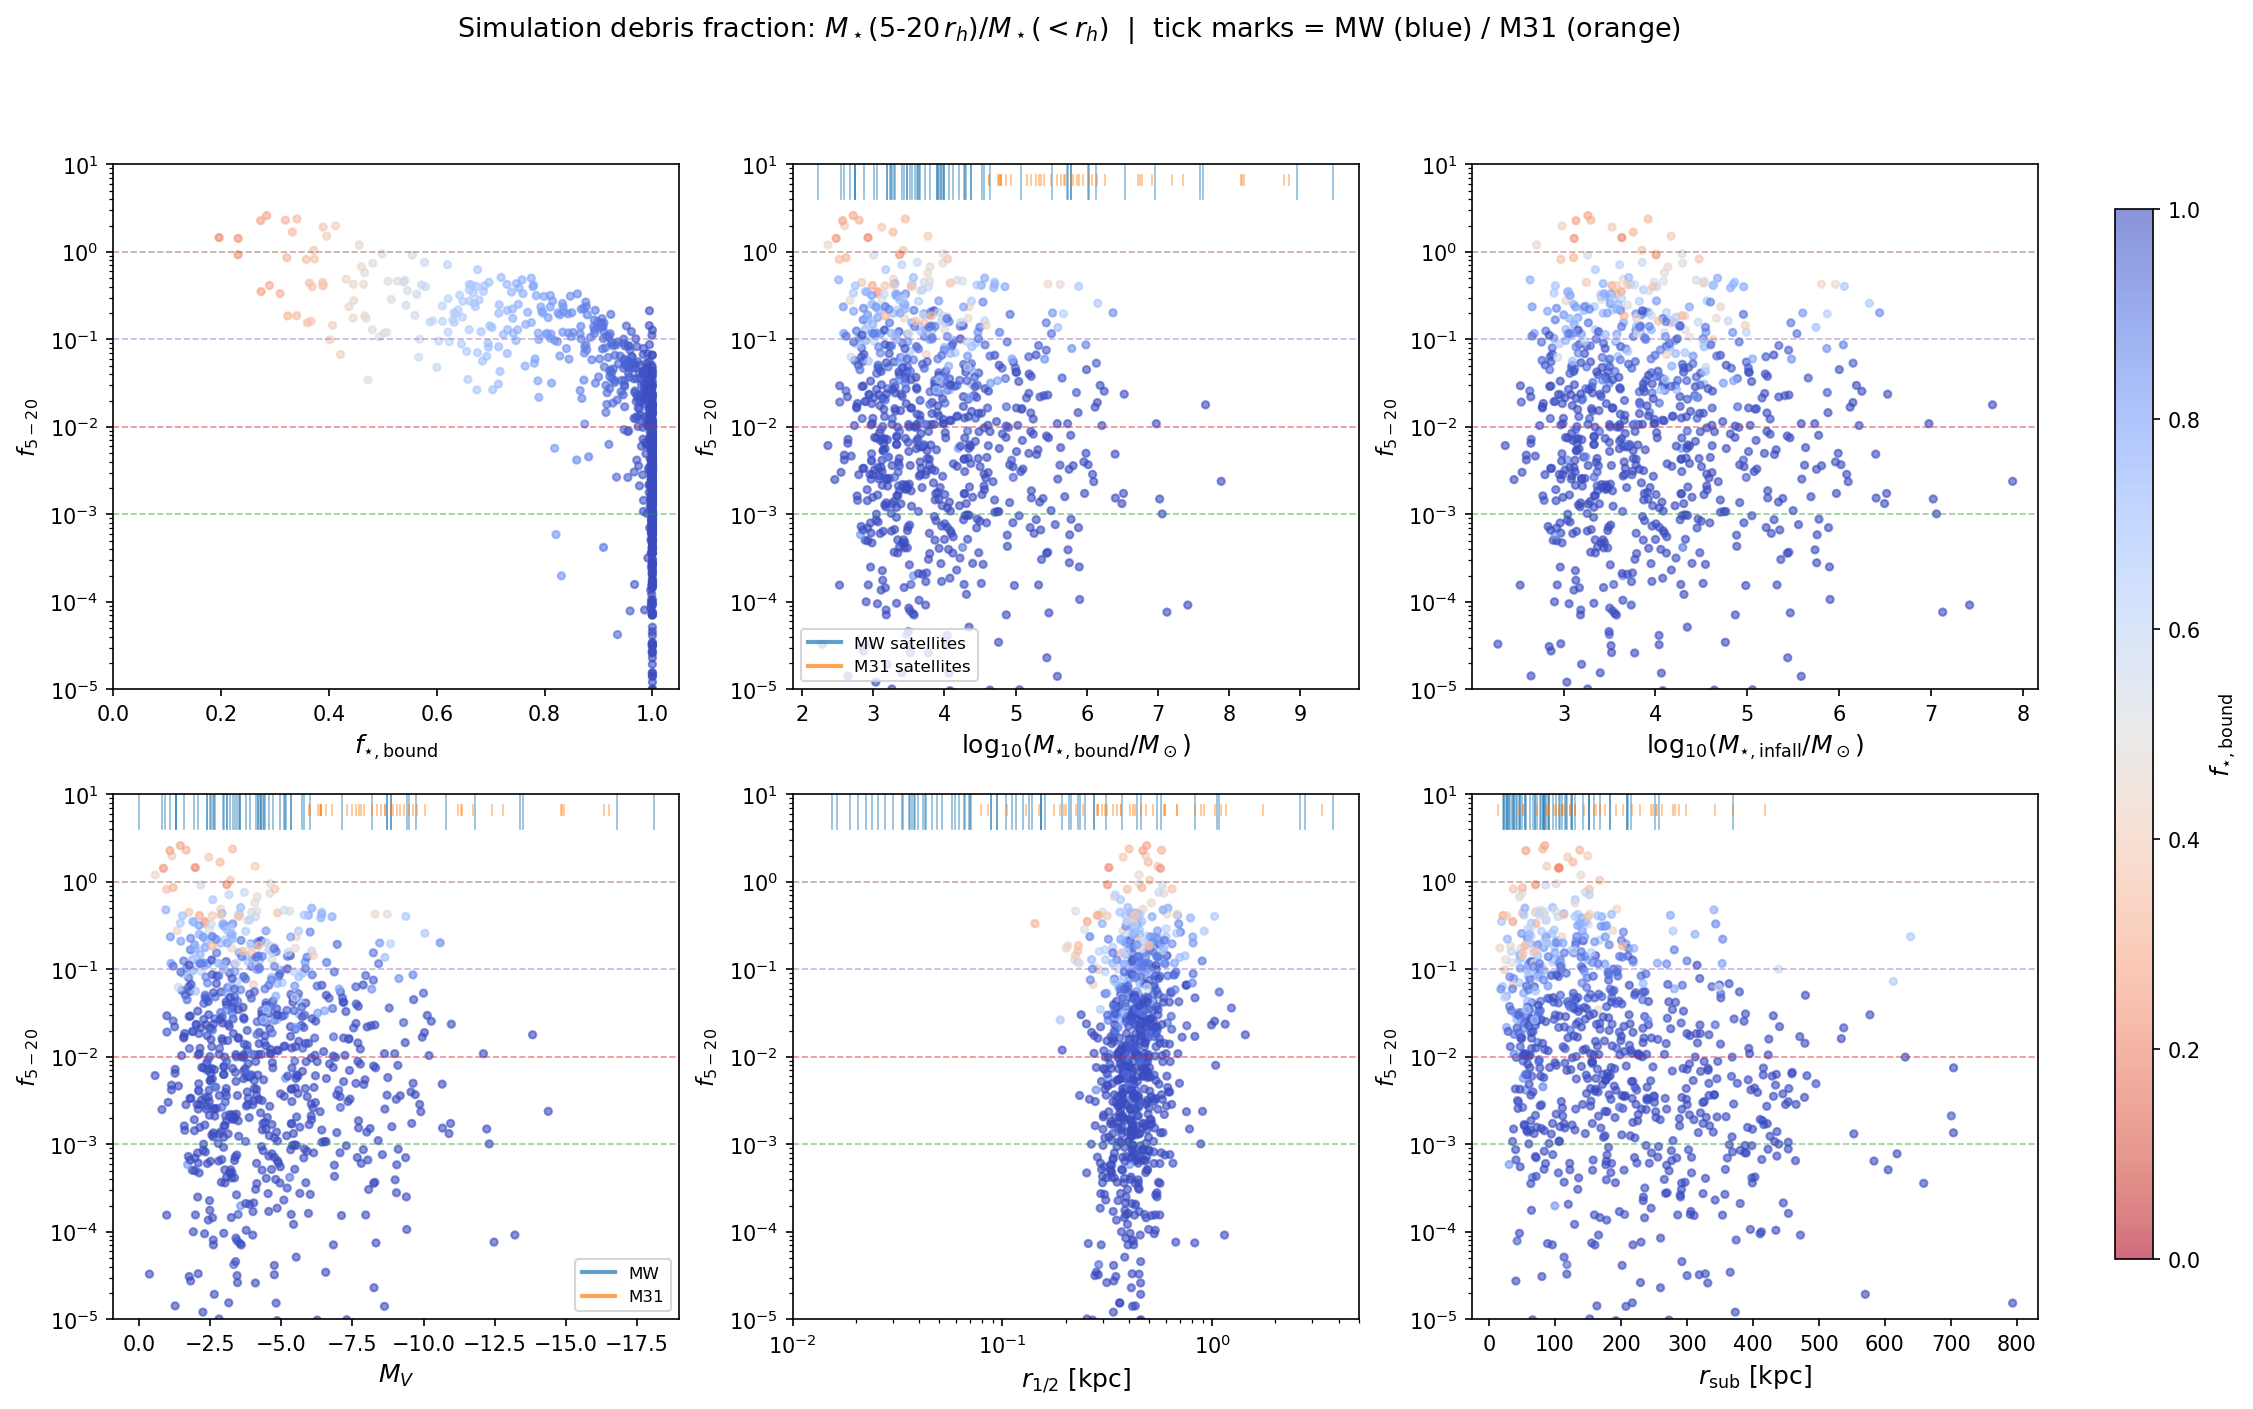

Source code (Python):
#!/usr/bin/env python3
"""
Simulation debris fractions (5-20 rh) with MW satellite tick marks on x-axes.
"""

import numpy as np
import matplotlib.pyplot as plt
from astropy.table import Table
import os

OUTDIR = '/Users/tingli/Dropbox/claude_research/spec-s5'

# ---- Load simulation data ----
sats = np.load(os.path.join(OUTDIR, 'sat_arrs_ting.npy'))

f_star_bound = sats[:, 0]
m_star_bound = sats[:, 2]
r_half_kpc = sats[:, 3]
r_sub_kpc = sats[:, 13]

m_star_lt1 = sats[:, 8]
m_star_lt5 = sats[:, 10]
m_star_lt20 = sats[:, 12]

f_5_20 = (m_star_lt20 - m_star_lt5) / m_star_lt1

log_m_star = np.log10(m_star_bound)
m_star_infall = m_star_bound / f_star_bound
log_m_star_infall = np.log10(m_star_infall)
M_V_sim = 4.83 - 2.5 * np.log10(m_star_bound / 1.6)

# ---- Load MW and M31 data ----
mw = Table.read(os.path.join(OUTDIR, 'mw_satellites.csv'))
m31 = Table.read(os.path.join(OUTDIR, 'm31_satellites.csv'))

mw_log_mstar = mw['mass_stellar']
mw_MV = mw['M_V']
mw_rhalf = mw['rhalf_physical'] / 1000.0  # pc -> kpc
mw_dist = mw['distance']  # kpc

m31_log_mstar = m31['mass_stellar']
m31_MV = m31['M_V']
m31_rhalf = m31['rhalf_physical'] / 1000.0

# M31 satellite distances from M31 center (not from us)
# M31 center: RA=10.6847929, Dec=41.2690650, d=785 kpc
m31_ra_center = 10.6847929   # deg
m31_dec_center = 41.2690650  # deg
m31_d_center = 785.0         # kpc

def radec_to_xyz(ra_deg, dec_deg, d_kpc):
    """Convert (RA, Dec, distance) to Cartesian (x, y, z)."""
    ra = np.radians(ra_deg)
    dec = np.radians(dec_deg)
    x = d_kpc * np.cos(dec) * np.cos(ra)
    y = d_kpc * np.cos(dec) * np.sin(ra)
    z = d_kpc * np.sin(dec)
    return x, y, z

# M31 center in Cartesian
x0, y0, z0 = radec_to_xyz(m31_ra_center, m31_dec_center, m31_d_center)

# Each M31 satellite in Cartesian, then 3D distance from M31 center
x_sat, y_sat, z_sat = radec_to_xyz(
    np.array(m31['ra']), np.array(m31['dec']), np.array(m31['distance'])
)
m31_dist_from_host = np.sqrt((x_sat - x0)**2 + (y_sat - y0)**2 + (z_sat - z0)**2)

print(f"M31 satellite distance from M31 center: "
      f"min={np.min(m31_dist_from_host):.1f}, max={np.max(m31_dist_from_host):.1f}, "
      f"median={np.median(m31_dist_from_host):.1f} kpc")

# ---- Figure: 2x3 with MW/M31 tick marks on x-axes ----
fig, axes = plt.subplots(2, 3, figsize=(17, 10))

cmap = plt.cm.coolwarm_r
scatter_kw = dict(s=12, alpha=0.6, c=f_star_bound, cmap=cmap, vmin=0, vmax=1, rasterized=True)

f_ref = [0.001, 0.01, 0.1, 1.0]
f_colors = ['C2', 'C3', 'C4', 'C5']

def add_flines(ax):
    for fv, fc in zip(f_ref, f_colors):
        ax.axhline(fv, color=fc, ls='--', alpha=0.5, lw=0.8)

def add_ticks(ax, mw_vals, m31_vals, tick_length=0.08):
    """Add tick marks at top of panel for MW (blue) and M31 (orange) satellites."""
    ylo, yhi = ax.get_ylim()
    for v in mw_vals:
        ax.plot([v, v], [yhi * 10**(-tick_length*5), yhi],
                color='C0', alpha=0.5, lw=0.8, clip_on=True)
    for v in m31_vals:
        ax.plot([v, v], [yhi * 10**(-tick_length*3), yhi * 10**(-tick_length*1.5)],
                color='C1', alpha=0.5, lw=0.8, clip_on=True)

# Panel 1: f_5_20 vs f_star_bound (no MW/M31 — they don't have f_bound)
ax = axes[0, 0]
sc = ax.scatter(f_star_bound, f_5_20, **scatter_kw)
ax.set_xlabel(r'$f_{\star,\mathrm{bound}}$', fontsize=12)
ax.set_ylabel(r'$f_{5-20}$', fontsize=11)
ax.set_yscale('log')
ax.set_ylim(1e-5, 10)
ax.set_xlim(0, 1.05)
add_flines(ax)

# Panel 2: f_5_20 vs log(M_star_bound)
ax = axes[0, 1]
ax.scatter(log_m_star, f_5_20, **scatter_kw)
ax.set_xlabel(r'$\log_{10}(M_{\star,\mathrm{bound}} / M_\odot)$', fontsize=12)
ax.set_ylabel(r'$f_{5-20}$', fontsize=11)
ax.set_yscale('log')
ax.set_ylim(1e-5, 10)
add_flines(ax)
add_ticks(ax, mw_log_mstar, m31_log_mstar)
# Legend
ax.plot([], [], color='C0', lw=2, alpha=0.7, label='MW satellites')
ax.plot([], [], color='C1', lw=2, alpha=0.7, label='M31 satellites')
ax.legend(fontsize=8, loc='lower left')

# Panel 3: f_5_20 vs log(M_star_infall) — no MW/M31 (infall mass unknown)
ax = axes[0, 2]
ax.scatter(log_m_star_infall, f_5_20, **scatter_kw)
ax.set_xlabel(r'$\log_{10}(M_{\star,\mathrm{infall}} / M_\odot)$', fontsize=12)
ax.set_ylabel(r'$f_{5-20}$', fontsize=11)
ax.set_yscale('log')
ax.set_ylim(1e-5, 10)
add_flines(ax)

# Panel 4: f_5_20 vs M_V
ax = axes[1, 0]
ax.scatter(M_V_sim, f_5_20, **scatter_kw)
ax.set_xlabel(r'$M_V$', fontsize=12)
ax.set_ylabel(r'$f_{5-20}$', fontsize=11)
ax.set_yscale('log')
ax.set_ylim(1e-5, 10)
ax.invert_xaxis()
add_flines(ax)
add_ticks(ax, mw_MV, m31_MV)
ax.plot([], [], color='C0', lw=2, alpha=0.7, label='MW')
ax.plot([], [], color='C1', lw=2, alpha=0.7, label='M31')
ax.legend(fontsize=8, loc='lower right')

# Panel 5: f_5_20 vs r_half
ax = axes[1, 1]
ax.scatter(r_half_kpc, f_5_20, **scatter_kw)
ax.set_xlabel(r'$r_{1/2}$ [kpc]', fontsize=12)
ax.set_ylabel(r'$f_{5-20}$', fontsize=11)
ax.set_yscale('log')
ax.set_xscale('log')
ax.set_ylim(1e-5, 10)
ax.set_xlim(0.01, 5.0)
add_flines(ax)
add_ticks(ax, mw_rhalf, m31_rhalf)

# Panel 6: f_5_20 vs distance from host
ax = axes[1, 2]
ax.scatter(r_sub_kpc, f_5_20, **scatter_kw)
ax.set_xlabel(r'$r_{\rm sub}$ [kpc]', fontsize=12)
ax.set_ylabel(r'$f_{5-20}$', fontsize=11)
ax.set_yscale('log')
ax.set_ylim(1e-5, 10)
add_flines(ax)
add_ticks(ax, mw_dist, m31_dist_from_host)

# Colorbar
fig.subplots_adjust(right=0.88)
cbar_ax = fig.add_axes([0.91, 0.15, 0.015, 0.7])
cbar = fig.colorbar(sc, cax=cbar_ax)
cbar.set_label(r'$f_{\star,\mathrm{bound}}$', fontsize=12)

fig.suptitle(r'Simulation debris fraction: $M_\star(5$-$20\,r_h) / M_\star(<r_h)$'
             '  |  tick marks = MW (blue) / M31 (orange)',
             fontsize=13, y=0.98)
fig.savefig(os.path.join(OUTDIR, 'sim_debris_fraction_ticks.png'), dpi=150, bbox_inches='tight')
print("Saved sim_debris_fraction_ticks.png")
